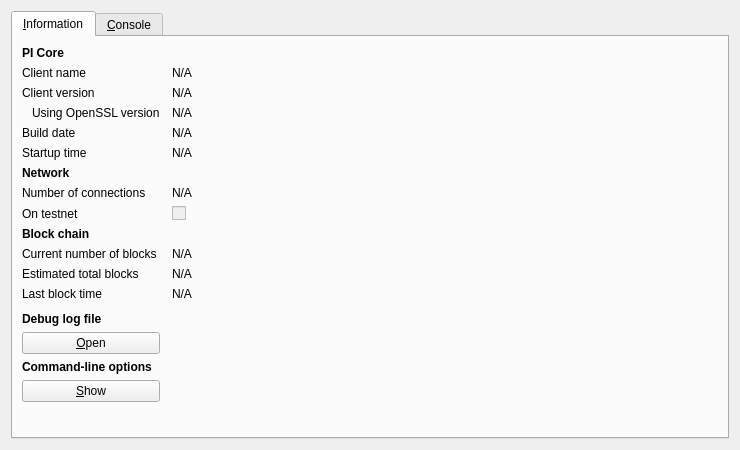
<?xml version="1.0" encoding="UTF-8"?>
<ui version="4.0">
 <class>RPCConsole</class>
 <widget class="QDialog" name="RPCConsole">
  <property name="geometry">
   <rect>
    <x>0</x>
    <y>0</y>
    <width>740</width>
    <height>450</height>
   </rect>
  </property>
  <property name="windowTitle">
   <string>PI - Debug window</string>
  </property>
  <layout class="QVBoxLayout" name="verticalLayout_2">
   <item>
    <widget class="QTabWidget" name="tabWidget">
     <property name="currentIndex">
      <number>0</number>
     </property>
     <widget class="QWidget" name="tab_info">
      <attribute name="title">
       <string>&amp;Information</string>
      </attribute>
      <layout class="QGridLayout" name="gridLayout" columnstretch="0,1">
       <property name="horizontalSpacing">
        <number>12</number>
       </property>
       <item row="0" column="0">
        <widget class="QLabel" name="label_9">
         <property name="font">
          <font>
           <weight>75</weight>
           <bold>true</bold>
          </font>
         </property>
         <property name="text">
          <string>PI Core</string>
         </property>
        </widget>
       </item>
       <item row="1" column="0">
        <widget class="QLabel" name="label_5">
         <property name="text">
          <string>Client name</string>
         </property>
        </widget>
       </item>
       <item row="1" column="1">
        <widget class="QLabel" name="clientName">
         <property name="cursor">
          <cursorShape>IBeamCursor</cursorShape>
         </property>
         <property name="text">
          <string>N/A</string>
         </property>
         <property name="textFormat">
          <enum>Qt::PlainText</enum>
         </property>
         <property name="textInteractionFlags">
          <set>Qt::LinksAccessibleByMouse|Qt::TextSelectableByKeyboard|Qt::TextSelectableByMouse</set>
         </property>
        </widget>
       </item>
       <item row="2" column="0">
        <widget class="QLabel" name="label_6">
         <property name="text">
          <string>Client version</string>
         </property>
        </widget>
       </item>
       <item row="2" column="1">
        <widget class="QLabel" name="clientVersion">
         <property name="cursor">
          <cursorShape>IBeamCursor</cursorShape>
         </property>
         <property name="text">
          <string>N/A</string>
         </property>
         <property name="textFormat">
          <enum>Qt::PlainText</enum>
         </property>
         <property name="textInteractionFlags">
          <set>Qt::LinksAccessibleByMouse|Qt::TextSelectableByKeyboard|Qt::TextSelectableByMouse</set>
         </property>
        </widget>
       </item>
       <item row="3" column="0">
        <widget class="QLabel" name="label_14">
         <property name="text">
          <string>Using OpenSSL version</string>
         </property>
         <property name="indent">
          <number>10</number>
         </property>
        </widget>
       </item>
       <item row="3" column="1">
        <widget class="QLabel" name="openSSLVersion">
         <property name="cursor">
          <cursorShape>IBeamCursor</cursorShape>
         </property>
         <property name="text">
          <string>N/A</string>
         </property>
         <property name="textFormat">
          <enum>Qt::PlainText</enum>
         </property>
         <property name="textInteractionFlags">
          <set>Qt::LinksAccessibleByMouse|Qt::TextSelectableByKeyboard|Qt::TextSelectableByMouse</set>
         </property>
        </widget>
       </item>
       <item row="4" column="0">
        <widget class="QLabel" name="label_12">
         <property name="text">
          <string>Build date</string>
         </property>
        </widget>
       </item>
       <item row="4" column="1">
        <widget class="QLabel" name="buildDate">
         <property name="cursor">
          <cursorShape>IBeamCursor</cursorShape>
         </property>
         <property name="text">
          <string>N/A</string>
         </property>
         <property name="textFormat">
          <enum>Qt::PlainText</enum>
         </property>
         <property name="textInteractionFlags">
          <set>Qt::LinksAccessibleByMouse|Qt::TextSelectableByKeyboard|Qt::TextSelectableByMouse</set>
         </property>
        </widget>
       </item>
       <item row="5" column="0">
        <widget class="QLabel" name="label_13">
         <property name="text">
          <string>Startup time</string>
         </property>
        </widget>
       </item>
       <item row="5" column="1">
        <widget class="QLabel" name="startupTime">
         <property name="cursor">
          <cursorShape>IBeamCursor</cursorShape>
         </property>
         <property name="text">
          <string>N/A</string>
         </property>
         <property name="textFormat">
          <enum>Qt::PlainText</enum>
         </property>
         <property name="textInteractionFlags">
          <set>Qt::LinksAccessibleByMouse|Qt::TextSelectableByKeyboard|Qt::TextSelectableByMouse</set>
         </property>
        </widget>
       </item>
       <item row="6" column="0">
        <widget class="QLabel" name="label_11">
         <property name="font">
          <font>
           <weight>75</weight>
           <bold>true</bold>
          </font>
         </property>
         <property name="text">
          <string>Network</string>
         </property>
        </widget>
       </item>
       <item row="7" column="0">
        <widget class="QLabel" name="label_7">
         <property name="text">
          <string>Number of connections</string>
         </property>
        </widget>
       </item>
       <item row="7" column="1">
        <widget class="QLabel" name="numberOfConnections">
         <property name="cursor">
          <cursorShape>IBeamCursor</cursorShape>
         </property>
         <property name="text">
          <string>N/A</string>
         </property>
         <property name="textFormat">
          <enum>Qt::PlainText</enum>
         </property>
         <property name="textInteractionFlags">
          <set>Qt::LinksAccessibleByMouse|Qt::TextSelectableByKeyboard|Qt::TextSelectableByMouse</set>
         </property>
        </widget>
       </item>
       <item row="8" column="0">
        <widget class="QLabel" name="label_8">
         <property name="text">
          <string>On testnet</string>
         </property>
        </widget>
       </item>
       <item row="8" column="1">
        <widget class="QCheckBox" name="isTestNet">
         <property name="enabled">
          <bool>false</bool>
         </property>
         <property name="text">
          <string/>
         </property>
        </widget>
       </item>
       <item row="9" column="0">
        <widget class="QLabel" name="label_10">
         <property name="font">
          <font>
           <weight>75</weight>
           <bold>true</bold>
          </font>
         </property>
         <property name="text">
          <string>Block chain</string>
         </property>
        </widget>
       </item>
       <item row="10" column="0">
        <widget class="QLabel" name="label_3">
         <property name="text">
          <string>Current number of blocks</string>
         </property>
        </widget>
       </item>
       <item row="10" column="1">
        <widget class="QLabel" name="numberOfBlocks">
         <property name="cursor">
          <cursorShape>IBeamCursor</cursorShape>
         </property>
         <property name="text">
          <string>N/A</string>
         </property>
         <property name="textFormat">
          <enum>Qt::PlainText</enum>
         </property>
         <property name="textInteractionFlags">
          <set>Qt::LinksAccessibleByMouse|Qt::TextSelectableByKeyboard|Qt::TextSelectableByMouse</set>
         </property>
        </widget>
       </item>
       <item row="11" column="0">
        <widget class="QLabel" name="label_4">
         <property name="text">
          <string>Estimated total blocks</string>
         </property>
        </widget>
       </item>
       <item row="11" column="1">
        <widget class="QLabel" name="totalBlocks">
         <property name="cursor">
          <cursorShape>IBeamCursor</cursorShape>
         </property>
         <property name="text">
          <string>N/A</string>
         </property>
         <property name="textFormat">
          <enum>Qt::PlainText</enum>
         </property>
         <property name="textInteractionFlags">
          <set>Qt::LinksAccessibleByMouse|Qt::TextSelectableByKeyboard|Qt::TextSelectableByMouse</set>
         </property>
        </widget>
       </item>
       <item row="12" column="0">
        <widget class="QLabel" name="label_2">
         <property name="text">
          <string>Last block time</string>
         </property>
        </widget>
       </item>
       <item row="12" column="1">
        <widget class="QLabel" name="lastBlockTime">
         <property name="cursor">
          <cursorShape>IBeamCursor</cursorShape>
         </property>
         <property name="text">
          <string>N/A</string>
         </property>
         <property name="textFormat">
          <enum>Qt::PlainText</enum>
         </property>
         <property name="textInteractionFlags">
          <set>Qt::LinksAccessibleByMouse|Qt::TextSelectableByKeyboard|Qt::TextSelectableByMouse</set>
         </property>
        </widget>
       </item>
       <item row="13" column="0">
        <spacer name="verticalSpacer_2">
         <property name="orientation">
          <enum>Qt::Vertical</enum>
         </property>
         <property name="sizeHint" stdset="0">
          <size>
           <width>20</width>
           <height>20</height>
          </size>
         </property>
        </spacer>
       </item>
       <item row="14" column="0">
        <widget class="QLabel" name="labelDebugLogfile">
         <property name="font">
          <font>
           <weight>75</weight>
           <bold>true</bold>
          </font>
         </property>
         <property name="text">
          <string>Debug log file</string>
         </property>
        </widget>
       </item>
       <item row="15" column="0">
        <widget class="QPushButton" name="openDebugLogfileButton">
         <property name="toolTip">
          <string>Open the PI debug log file from the current data directory. This can take a few seconds for large log files.</string>
         </property>
         <property name="text">
          <string>&amp;Open</string>
         </property>
         <property name="autoDefault">
          <bool>false</bool>
         </property>
        </widget>
       </item>
       <item row="16" column="0">
        <widget class="QLabel" name="labelCLOptions">
         <property name="font">
          <font>
           <weight>75</weight>
           <bold>true</bold>
          </font>
         </property>
         <property name="text">
          <string>Command-line options</string>
         </property>
        </widget>
       </item>
       <item row="17" column="0">
        <widget class="QPushButton" name="showCLOptionsButton">
         <property name="toolTip">
          <string>Show the PI-Qt help message to get a list with possible PI command-line options.</string>
         </property>
         <property name="text">
          <string>&amp;Show</string>
         </property>
         <property name="autoDefault">
          <bool>false</bool>
         </property>
        </widget>
       </item>
       <item row="18" column="0">
        <spacer name="verticalSpacer">
         <property name="orientation">
          <enum>Qt::Vertical</enum>
         </property>
         <property name="sizeHint" stdset="0">
          <size>
           <width>20</width>
           <height>40</height>
          </size>
         </property>
        </spacer>
       </item>
      </layout>
     </widget>
     <widget class="QWidget" name="tab_console">
      <attribute name="title">
       <string>&amp;Console</string>
      </attribute>
      <layout class="QVBoxLayout" name="verticalLayout_3">
       <property name="spacing">
        <number>3</number>
       </property>
       <item>
        <widget class="QTextEdit" name="messagesWidget">
         <property name="minimumSize">
          <size>
           <width>0</width>
           <height>100</height>
          </size>
         </property>
         <property name="readOnly">
          <bool>true</bool>
         </property>
         <property name="tabKeyNavigation" stdset="0">
          <bool>false</bool>
         </property>
         <property name="columnCount" stdset="0">
          <number>2</number>
         </property>
        </widget>
       </item>
       <item>
        <layout class="QHBoxLayout" name="horizontalLayout">
         <property name="spacing">
          <number>3</number>
         </property>
         <item>
          <widget class="QLabel" name="label">
           <property name="text">
            <string notr="true">&gt;</string>
           </property>
          </widget>
         </item>
         <item>
          <widget class="QLineEdit" name="lineEdit"/>
         </item>
         <item>
          <widget class="QPushButton" name="clearButton">
           <property name="maximumSize">
            <size>
             <width>24</width>
             <height>24</height>
            </size>
           </property>
           <property name="toolTip">
            <string>Clear console</string>
           </property>
           <property name="text">
            <string/>
           </property>
           <property name="icon">
            <iconset resource="../bitcoin.qrc">
             <normaloff>:/icons/remove</normaloff>:/icons/remove</iconset>
           </property>
           <property name="shortcut">
            <string notr="true">Ctrl+L</string>
           </property>
           <property name="autoDefault">
            <bool>false</bool>
           </property>
          </widget>
         </item>
        </layout>
       </item>
      </layout>
     </widget>
    </widget>
   </item>
  </layout>
 </widget>
 <resources>
  <include location="../bitcoin.qrc"/>
 </resources>
 <connections/>
</ui>
